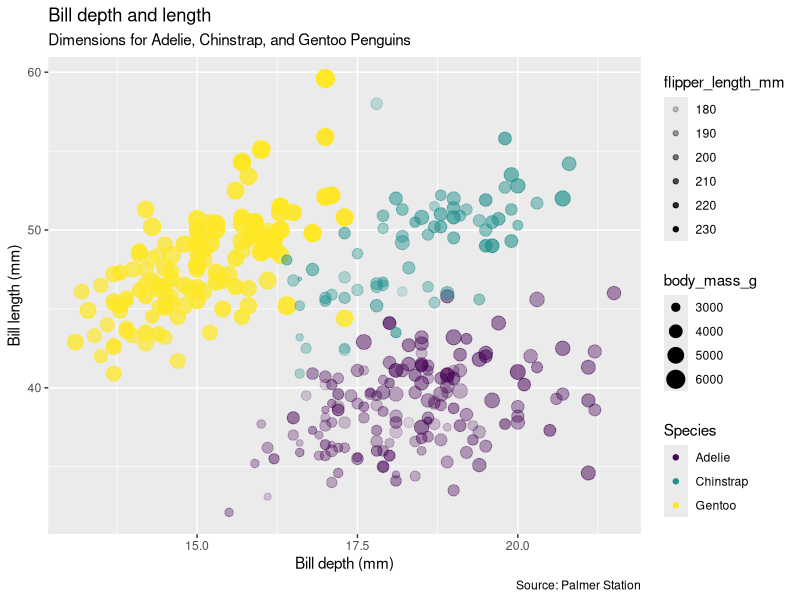
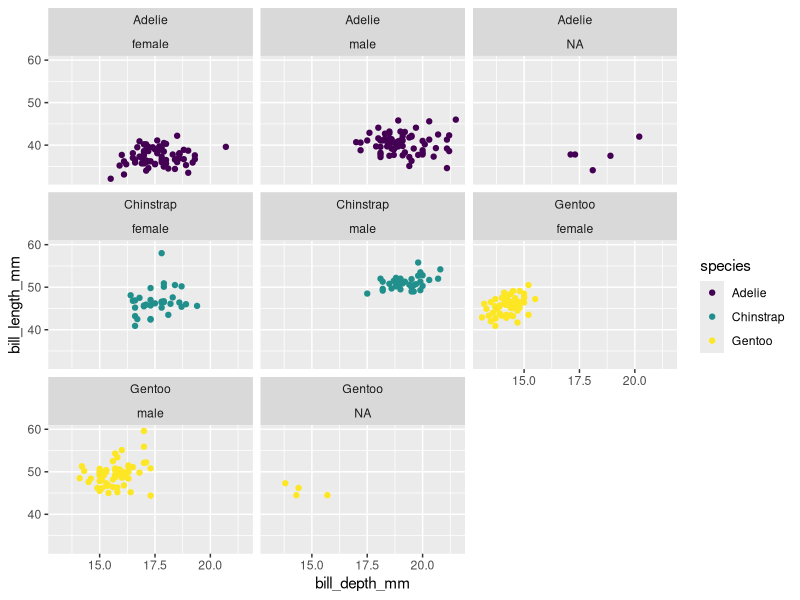

Write R code to recreate these figures, in order.
#Making plots with ggplot2
#By Angela Richards Donà
#created on 9/10/24

#open libraries
library(palmerpenguins)
library(tidyverse)

#look at the data
view(penguins)
head(penguins)
tail(penguins)
glimpse(penguins)
penguins

#make a plot
ggplot (data = penguins, 
        mapping = aes(x = bill_depth_mm,
                      y = bill_length_mm,
                      color = species,
                      size = body_mass_g,
                      alpha = flipper_length_mm)) +
  geom_point() +
  labs(title = "Bill depth and length",
       subtitle = "Dimensions for Adelie, Chinstrap, and Gentoo Penguins",
       x = "Bill depth (mm)",
       y = "Bill length (mm)",
       color = "Species",
       caption = "Source: Palmer Station") +
  scale_color_viridis_d()


ggplot (data = penguins,
        aes(x = bill_depth_mm,
            y = bill_length_mm,
            color = species)) +
  geom_point() +
  facet_wrap(species~sex) + #make 2 columns 
  scale_color_viridis_d()

#will be doing stuff soon
